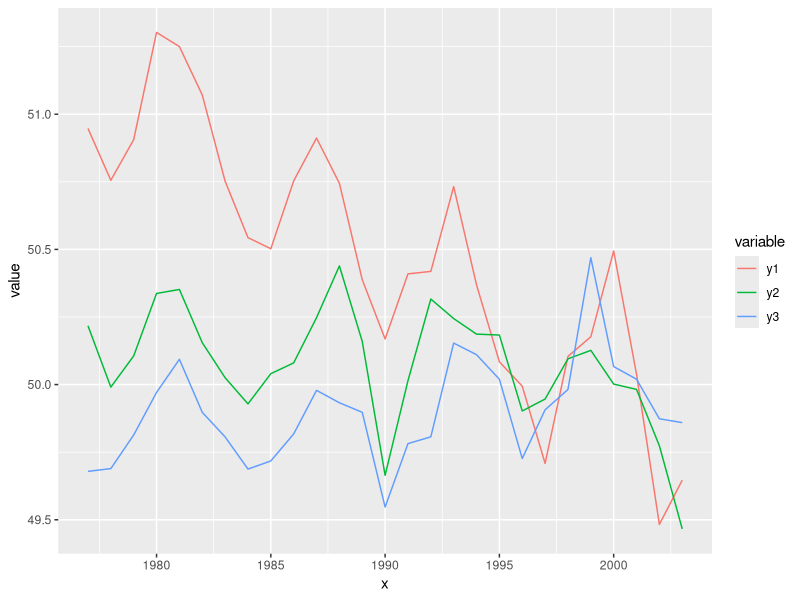
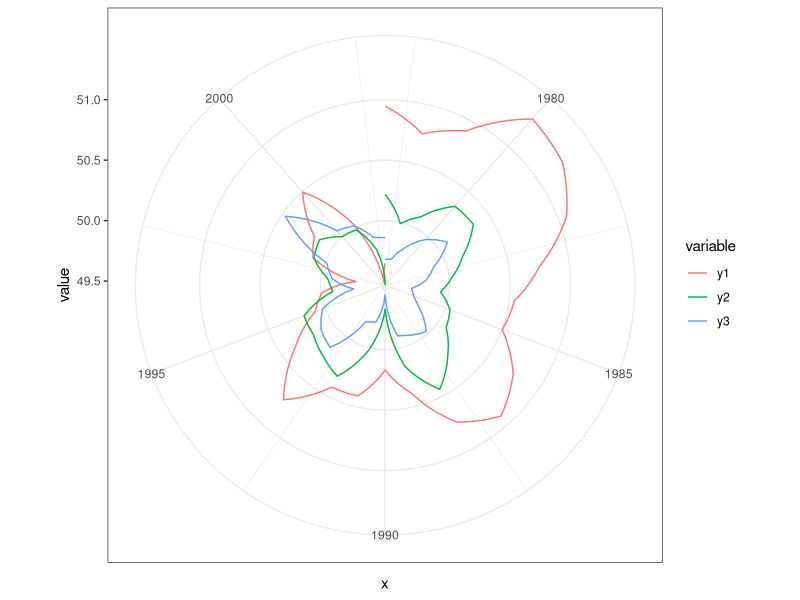

Source code (R) for these figures, in order:
## ---- chunk 1
library(ggplot2)
library(reshape2)

## Generate some sample data 
x = 1977:2003
y1 = .3*sin(x) + rnorm(length(x), 0, .1) + -.05*x + 150
y2 = .2*sin(x) + rnorm(length(x), 0, .1) + -.01*x + 70
y3 = .2*sin(x) + rnorm(length(x), 0, .1) + .01*x + 30

# Reshape the data: year, variable (y1,y2,y3), value
dat = melt(data.frame(x, y1, y2, y3), "x")

# graph: linear version 
ggplot(dat, aes(x,value,color=variable)) + geom_line()
# graph: final circular version 
ggplot(dat, aes(x,value,color=variable)) + geom_line() + coord_polar() + theme_bw() 



## ---- chunk 2

